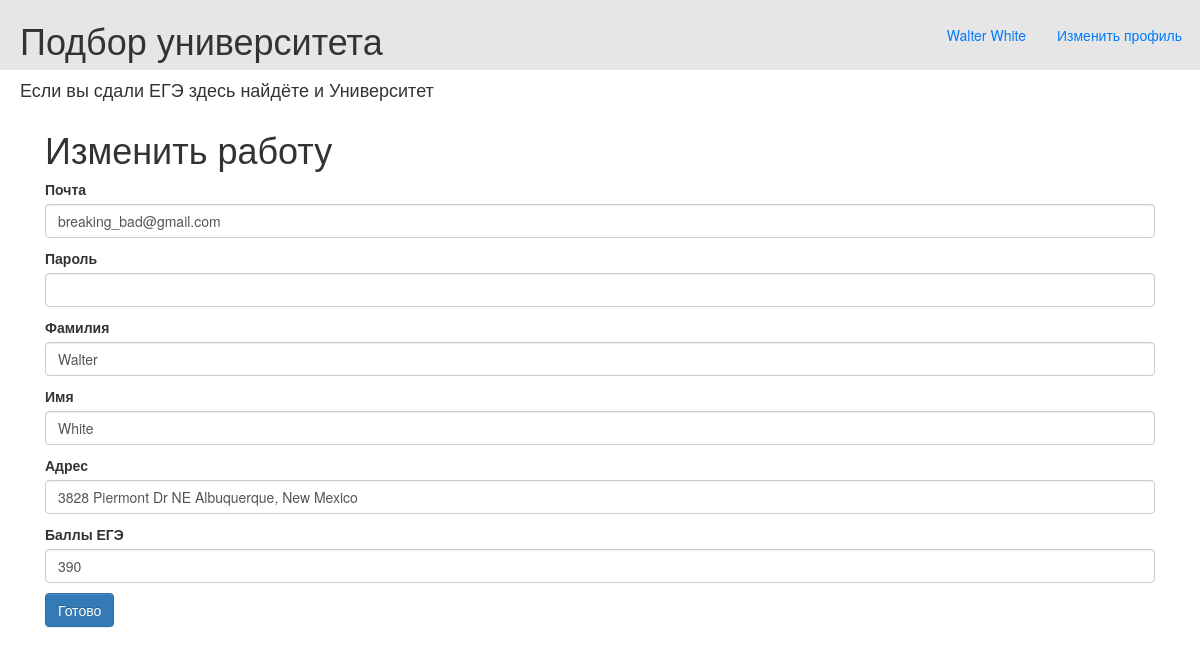
The app's page /user/1 (signed in), older data.
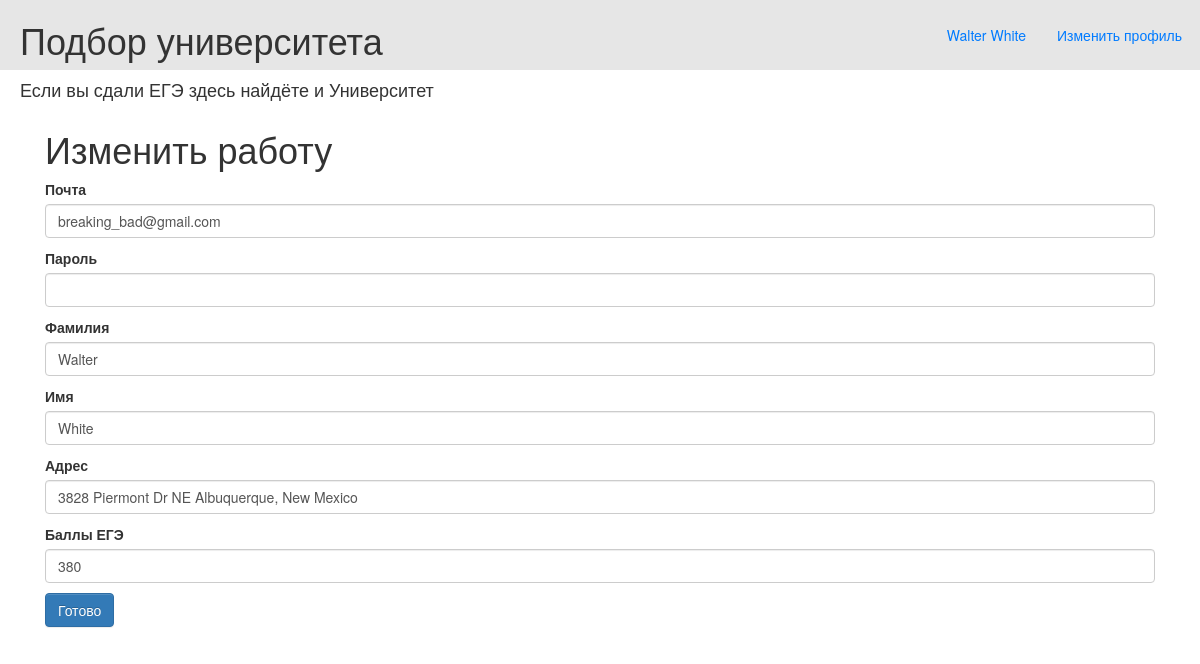
The same page, newer data.
### data/users.py (models this page shows, shortened)
class User(SqlAlchemyBase, UserMixin, SerializerMixin):
    __tablename__ = 'users'
    id = sqlalchemy.Column(sqlalchemy.Integer,
                           primary_key=True, autoincrement=True)
    surname = sqlalchemy.Column(sqlalchemy.String, nullable=True)
    name = sqlalchemy.Column(sqlalchemy.String, nullable=True)
    email = sqlalchemy.Column(sqlalchemy.String,
                              index=True, unique=True, nullable=True)
    password = sqlalchemy.Column(sqlalchemy.String, nullable=True)
    modified_date = sqlalchemy.Column(sqlalchemy.DateTime,
                                      default=datetime.datetime.now)
    address = sqlalchemy.Column(sqlalchemy.String, nullable=True)
    min_ege_score = sqlalchemy.Column(sqlalchemy.Integer, nullable=True)

### main.py (the view, shortened to what this page needs)
@app.route('/user/<int:id>', methods=['GET', 'POST'])
@login_required
def edit_job(id: int):
    form = UserForm()
    if request.method == 'GET':
        db_sess = db_session.create_session()
        if current_user.id == 1:
            user = db_sess.query(User).filter(User.id == id).first()
        else:
            user = db_sess.query(User).filter(User.id == id,
                                             User.team_leader == current_user).first()
        if user:
            form.email.data = user.email
            form.password.data = user.password
            form.surname.data = user.surname
            form.name.data = user.name
            form.address.data = user.address
            form.min_ege_score.data = user.min_ege_score
        else:
            abort(404)
    return render_template('user_change.html', title='Изменить работу', form=form)

### main.py
class UserForm(FlaskForm):
    email = EmailField('Почта', validators=[DataRequired(), Email()])
    password = PasswordField('Пароль', validators=[DataRequired()])
    surname = StringField('Фамилия', validators=[DataRequired()])
    name = StringField('Имя', validators=[DataRequired()])
    address = StringField('Адрес', validators=[DataRequired()])
    min_ege_score = StringField('Баллы ЕГЭ', validators=[DataRequired()])
    submit = SubmitField('Готово')

### data/db_session.py (called while the page is built)
def create_session() -> Session:
    global __factory
    return __factory()

### main.py (called while the page is built)
@login_manager.user_loader
def load_user(user_id: int):
    db_sess = db_session.create_session()
    return db_sess.query(User).get(user_id)

### templates/user_change.html (shortened to what this page needs)
{% extends "base.html" %}
{% block content %}
    <h1>Изменить работу</h1>
    <form action="" method="post">
        {% for elem in [form.email, form.password, form.surname, form.name, form.address, form.min_ege_score] %}
            <p>
                {{ elem.label }}
                {{ elem(class="form-control") }}
            </p>
        {% endfor %}
        <p>{{ form.submit(type="submit", class="btn btn-primary") }}</p>
    </form>
{% endblock %}

### templates/base.html (shortened to what this page needs)
<!doctype html>
<html lang="en">
<head>
    <link rel="stylesheet"
          href="https://stackpath.bootstrapcdn.com/bootstrap/4.4.1/css/bootstrap.min.css"
>
    <link rel="stylesheet" type="text/css" href="/static/css/style.css">
    <link rel="stylesheet"
        type="text/css"
        href="https://maxcdn.bootstrapcdn.com/bootstrap/3.3.5/css/bootstrap-theme.min.css">
    <link rel="stylesheet"
        type="text/css"
        href="https://maxcdn.bootstrapcdn.com/bootstrap/3.3.5/css/bootstrap.min.css">
</head>
<body>
<div class="first_line">
    <h1 class="first_line_content">Подбор университета</h1>
    {% if current_user.is_authenticated %}
        <a class="btn btn-outline-primary" href="http://localhost:5000/user/{{ current_user.id }}">Изменить профиль</a>
        <a class="btn btn-outline-primary" href="http://localhost:5000/logout">{{ current_user.surname }} {{ current_user.name }}</a>
    {% else %}
        <a class="btn btn-outline-primary" href="http://localhost:5000/register">Зарегестрироваться</a>
        <a class="btn btn-outline-primary" href="http://localhost:5000/login">Войти</a>
    {% endif %}
</div>
<h4>Если вы сдали ЕГЭ здесь найдёте и Университет</h4>
<main role="main" class="container">
    {% block content %}{% endblock %}
</main>
</body>
</html>

### static/css/style.css (style rules this page uses)
h4 { padding-left: 20px; color: #e6e6e6; }
.first_line { padding-left: 20px; background-color: #e6e6e6 }
a { display: inline-block; float: right; margin-right: 5px; margin-top: 1.25em; }
.first_line_content { display: inline-block; }

Row changes from the older to the newer data that the page shows:
changed User "Walter": min_ege_score "390" → "380"
